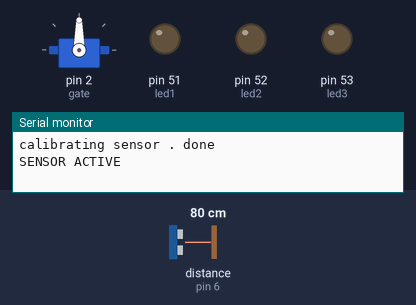
This sketch was run on a simulated Arduino Mega 2560, built with avr-gcc and run on an emulated ATmega2560. Parts: servo, output pins drawn as LEDs (lit = HIGH), the last lines printed to the serial monitor. Wiring (inferred from the names in the program): ultrasonic range finder: trigger pin 7; echo pin 6. The test bench sets the inputs (shaded band); at power-on: distance to the obstacle (sensor on pin 6) 80 cm. The echo pulse lasts 58.3 µs per cm; pins used as bus, display or sensor lines are not drawn.

Above: at 2.2 s.
2.3 s: distance to the obstacle (sensor on pin 6) set to 10 cm
3.8 s: distance to the obstacle (sensor on pin 6) set to 7 cm
At 4.3 s:
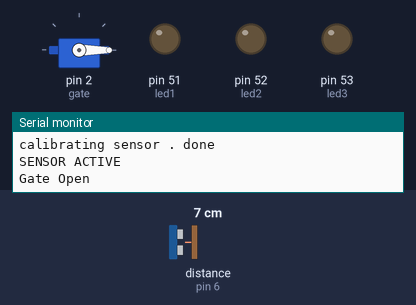
9.6 s: distance to the obstacle (sensor on pin 6) set to 9 cm
At 10.2 s:
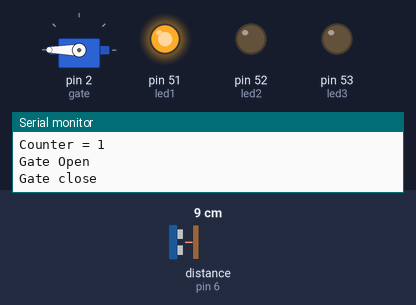
12.6 s: distance to the obstacle (sensor on pin 6) set to 2 cm
At 13.7 s:
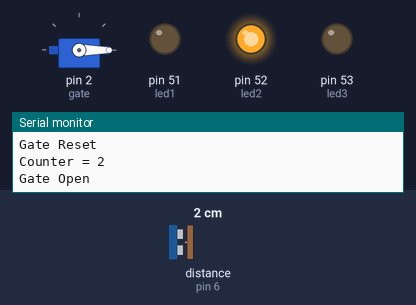
15.6 s: distance to the obstacle (sensor on pin 6) set to 18 cm
At 18.1 s:
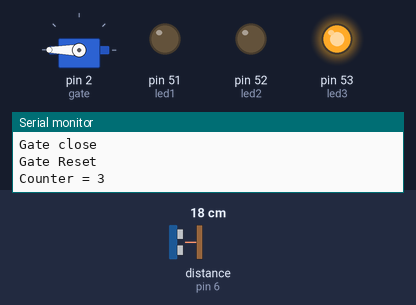
Timing chart, 0 to 19.2 s (numbered marks = the images above; inputs shaded):
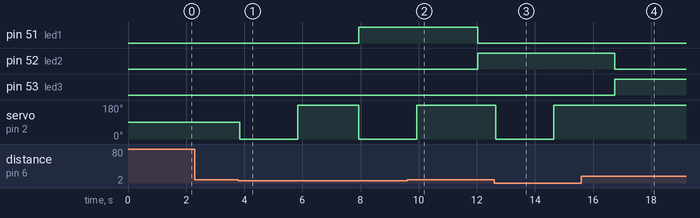

Measured:
- the behaviour switches between 9 and 8 cm on distance to the obstacle (sensor on pin 6) (found by bisection; images 0 and 1)
- after the input at 2.3 s, every drawn part: stays the same
- after the input at 3.8 s, pin 51 (led1): LOW → HIGH after 4.1 s; servo on pin 2 (gate): 90° → 0° at once, → 180° 2.0 s later, → 0° 2.1 s later
- after the input at 9.6 s, servo on pin 2 (gate): goes on until 9.9 s, then stays 180°
- after the input at 12.6 s, servo on pin 2 (gate): 180° → 0° after 0.05 s, → 180° 2.0 s later
- after the input at 15.6 s, servo on pin 2 (gate): stays 180° (without the input it goes to 0° after 1.2 s)

The sketch:

main.ino
```cpp
int calibrationTime = 1;
String vo;

//led
int
led1 = 51,
led2 = 52,
led3 = 53;

//ultrasonic sensor // defines pins numbers
const int trigPin = 7;
const int echoPin = 6;

// defines variables
long duration;
int distance;
int counter = 0;

//servo
#include <Servo.h>
Servo myservo;  // create servo object to control a servo
int gate = 2;

//SETUP
void setup() {
  Serial.begin(9600);
  delay(10); //Delay added to make thing stable

  pinMode(led1, OUTPUT);
  pinMode(led2, OUTPUT);
  pinMode(led3, OUTPUT);

  myservo.attach(gate);  // attaches the servo on pin 2 to the servo object

  pinMode(trigPin, OUTPUT); // Sets the trigPin as an Output
  pinMode(echoPin, INPUT); // Sets the echoPin as an Input

  //give the sensor some time to calibrate
  Serial.print("calibrating sensor ");
  for (int i = 0; i < calibrationTime; i++) {
    Serial.print(".");
    delay(1000);
  }
  Serial.println(" done");
  Serial.println("SENSOR ACTIVE");
  delay(50);
}

//LOOP
void loop() {
  //sensor 1
  // Clears the trigPin1
  digitalWrite(trigPin, LOW);
  delayMicroseconds(4);

  // Sets the trigPin on HIGH state for 3 micro seconds
  digitalWrite(trigPin, HIGH);
  delayMicroseconds(3);
  digitalWrite(trigPin, LOW);

  // Reads the echoPin, returns the sound wave travel time in microseconds
  duration = pulseIn(echoPin, HIGH);

  // Calculating the distance
  distance = duration * 0.034 / 4;
  distance = duration * 0.034 / 4;

  if (distance <= 3 && counter <= 5) {
    Serial.println("Gate Open");
    myservo.write(0);
    delay(2000);
    Serial.println("Gate close");
    counter++;
    myservo.write(180);
    delay(2000);
    Serial.println("Gate Reset");
    Serial.print("Counter = ");
    Serial.println(counter);
    Serial.println();
  }

  if (distance >= 15 && distance <= 20 && counter > 0) {
    Serial.print("Distance was = ");
    Serial.println(distance);
    counter--;
    Serial.println("Gate Reset");
    Serial.print("Counter = ");
    Serial.println(counter);
    delay(3000);
    Serial.println();
  }
  delay(100);

  //LED
  if (counter == 1) {
    digitalWrite(led1, HIGH);
    digitalWrite(led2, LOW);
    digitalWrite(led3, LOW);
  }
  if (counter == 2) {
    digitalWrite(led1, LOW);
    digitalWrite(led2, HIGH);
    digitalWrite(led3, LOW);
  }
  if (counter == 3) {
    digitalWrite(led1, LOW);
    digitalWrite(led2, LOW);
    digitalWrite(led3, HIGH);
  }
  if (counter == 4) {
    digitalWrite(led1, HIGH);
    digitalWrite(led2, HIGH);
    digitalWrite(led3, LOW);
  }
  if (counter == 5) {
    digitalWrite(led1, HIGH);
    digitalWrite(led2, LOW);
    digitalWrite(led3, HIGH);
  }
  if (counter == 6) {
    digitalWrite(led1, LOW);
    digitalWrite(led2, HIGH);
    digitalWrite(led3, HIGH);
  }

  //BT
  while (Serial.available()) { //Check if there is an available byte to read
    delay(10); //Delay added to make thing stable
    char c = Serial.read(); //Conduct a serial read
    if (c == '#') {
      break; //Exit the loop when the # is detected after the word
    }
    vo += c; //Shorthand for vo = vo + c
  }

  //bluetooth for version 3.1
  if (vo.length() > 0) {
    Serial.println(vo);
    //-----------------------------------------------------------------------//
    //---------- give the status of the ultrasonic sensors to find out number of occupied parkings ----------//
    if (vo == "*12|99|99|khushhal") {
      digitalWrite(13, HIGH);
      Serial.println(counter);
    }
    //version 3.1 khushhal
    vo = ""; //Reset the variable after initiating
  }
}
```
